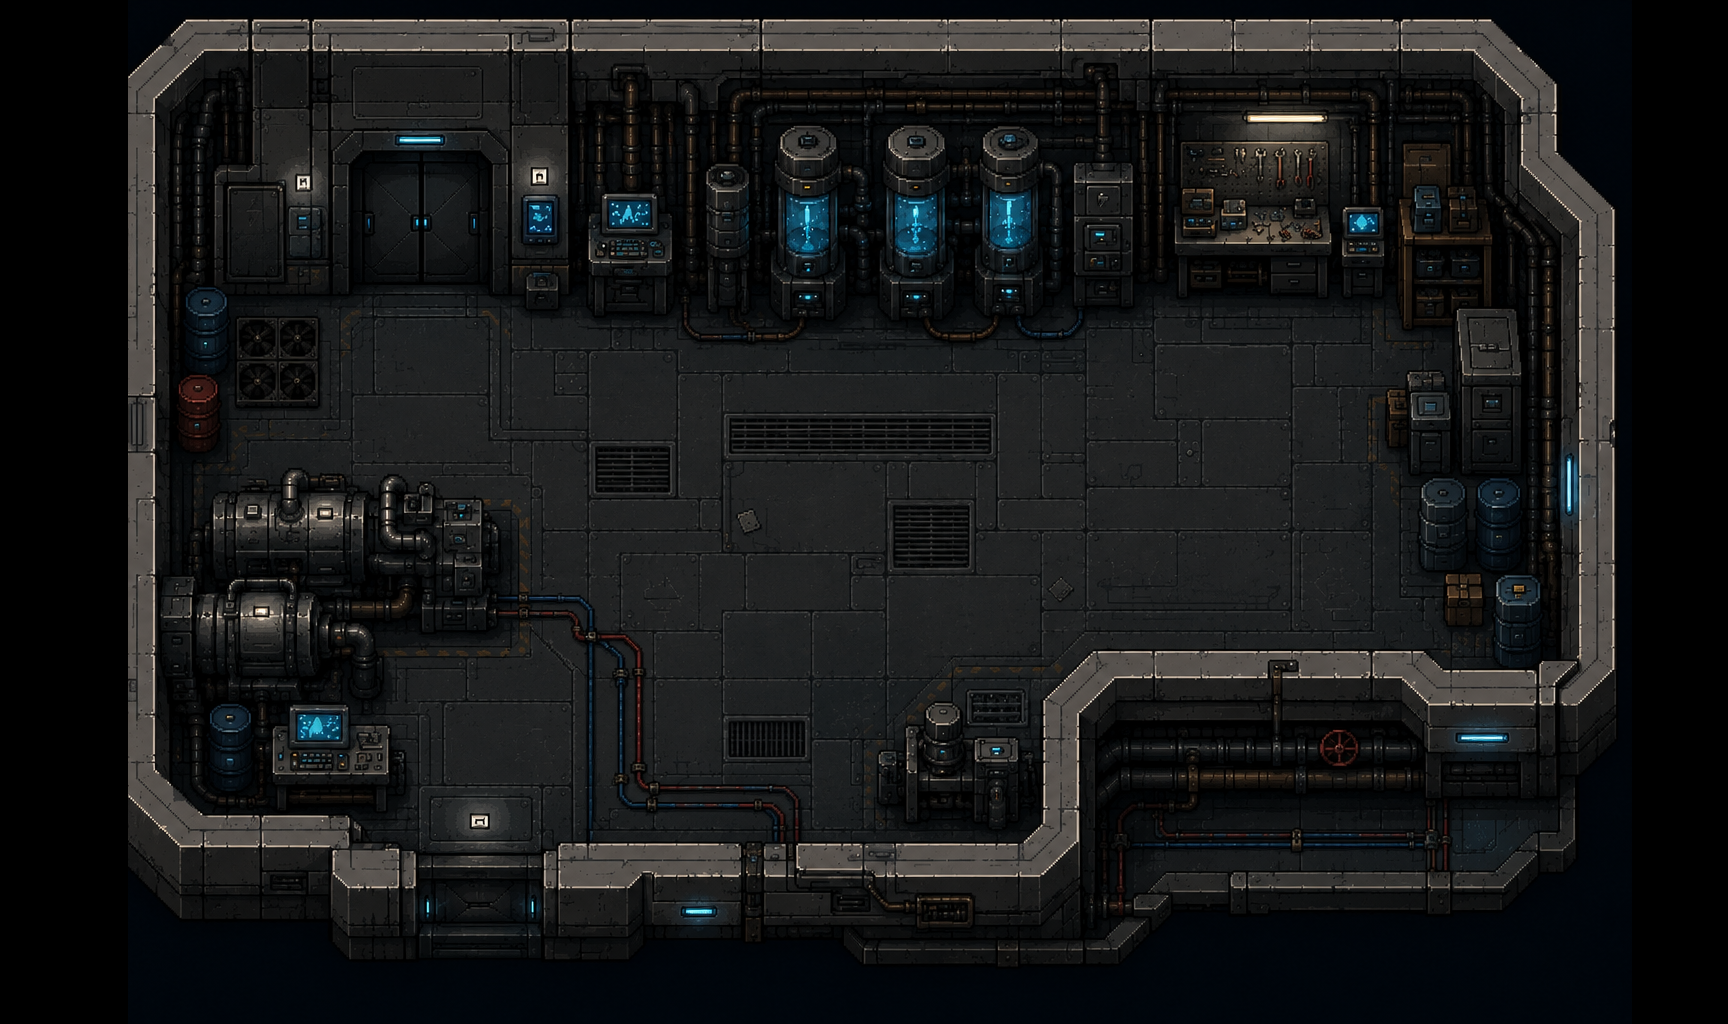

Below is a game level as drawn by its tile map, then a one-line description and the .tmx that defines it (tile-layer data replaced by summaries):
An orthogonal 54x32 tile map with 32x32 px tiles, 1 tile layer (Слой тайлов 1) and 45 objects (start_1).

<map version="1.10" tiledversion="1.12.2" orientation="orthogonal" renderorder="right-down" width="54" height="32" tilewidth="32" tileheight="32" infinite="0" nextlayerid="5" nextobjectid="50">
 <tileset firstgid="1" name="texotsek" tilewidth="32" tileheight="32" tilecount="1536" columns="48">
  <image source="texotsek.png" width="1536" height="1024" />
 </tileset>
 <layer id="1" name="Слой тайлов 1" width="54" height="32">
  <data>[1728 cells, 1504 non-empty, 1504 distinct tile ids]</data>
 </layer>
 <objectgroup id="2" name="collision">
  <object id="1" x="120" y="-6" width="1518" height="284" />
  <object id="2" x="528" y="274" width="28" height="35" />
  <object id="3" x="494" y="273" width="34" height="22" />
  <object id="4" x="587" y="274" width="84" height="44" />
  <object id="5" x="707" y="276" width="38" height="42" />
  <object id="6" x="774" y="273" width="62" height="47" />
  <object id="7" x="887" y="278" width="56" height="44" />
  <object id="8" x="982" y="274" width="53" height="47" />
  <object id="9" x="1069" y="275" width="63" height="38" />
  <object id="10" x="1174" y="275" width="155" height="24" />
  <object id="11" x="1342" y="273" width="40" height="26" />
  <object id="13" x="1403" y="276" width="243" height="52" />
  <object id="14" x="1455" y="325" width="179" height="124" />
  <object id="15" x="1408" y="373" width="233" height="101" />
  <object id="16" x="1383" y="388" width="43" height="55" />
  <object id="17" x="1418" y="481" width="236" height="88" />
  <object id="18" x="1429" y="447" width="228" height="53" />
  <object id="19" x="1448" y="542" width="203" height="85" />
  <object id="20" x="1496" y="621" width="206" height="258" />
  <object id="21" x="1093" y="651" width="329" height="355" />
  <object id="22" x="1424" y="675" width="111" height="208" />
  <object id="23" x="1418" y="652" width="20" height="52" />
  <object id="24" x="1041" y="694" width="136" height="309" />
  <object id="25" x="1078" y="654" width="29" height="46" />
  <object id="26" x="1058" y="668" width="37" height="50" />
  <object id="27" x="723" y="842" width="379" height="189" />
  <object id="28" x="905" y="729" width="167" height="133" />
  <object id="29" x="926" y="699" width="34" height="32" />
  <object id="30" x="877" y="751" width="33" height="50" />
  <object id="31" x="355" y="845" width="428" height="184" />
  <object id="32" x="122" y="835" width="232" height="195" />
  <object id="33" x="120" y="800" width="232" height="121" />
  <object id="34" x="137" y="274" width="86" height="176" />
  <object id="35" x="211" y="495" width="290" height="139" />
  <object id="36" x="155" y="573" width="55" height="149" />
  <object id="37" x="204" y="632" width="166" height="70" />
  <object id="38" x="270" y="720" width="120" height="71" />
  <object id="39" x="288" y="697" width="61" height="36" />
  <object id="40" x="205" y="708" width="74" height="77" />
  <object id="41" x="111" y="637" width="176" height="202" />
  <object id="46" x="78.2502" y="435.543" width="88.5851" height="268.708" />
  <object id="48" x="220.667" y="275.667" width="128" height="16.3333" />
  <object id="49" x="235.333" y="317.667" width="81.3333" height="90" />
 </objectgroup>
 <objectgroup id="3" name="start">
  <object id="42" name="start_1" x="369.105" y="279.043" width="106.302" height="28.0519" />
 </objectgroup>
 <objectgroup id="4" name="exit">
  <object id="44" x="377.963" y="279.043" width="94.4908" height="28.0519" />
 </objectgroup>
</map>
